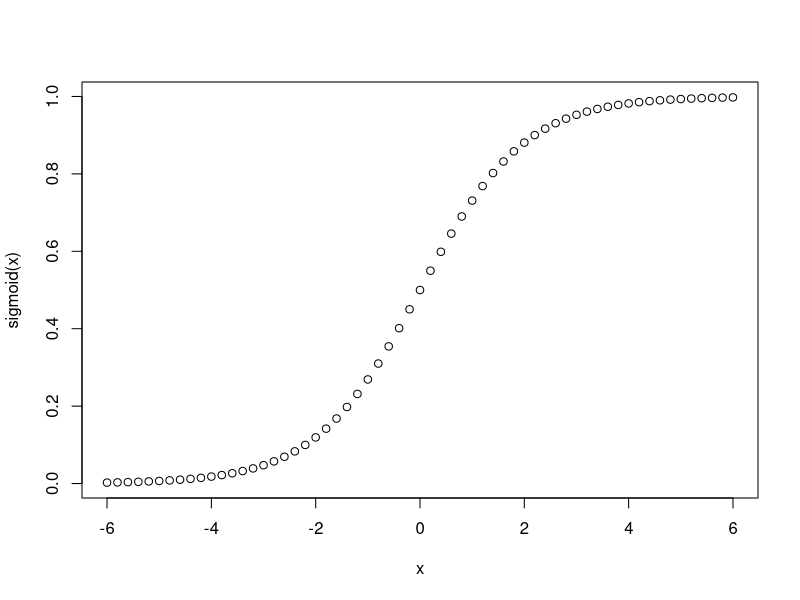
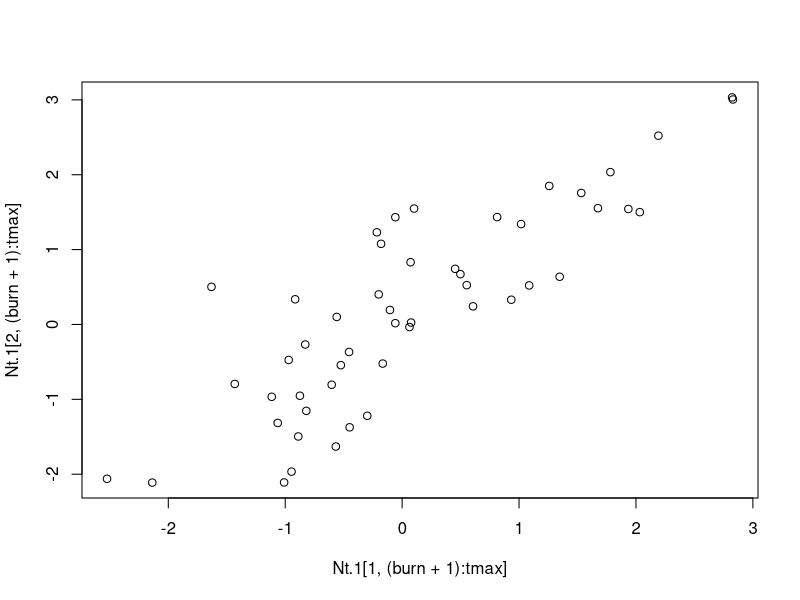
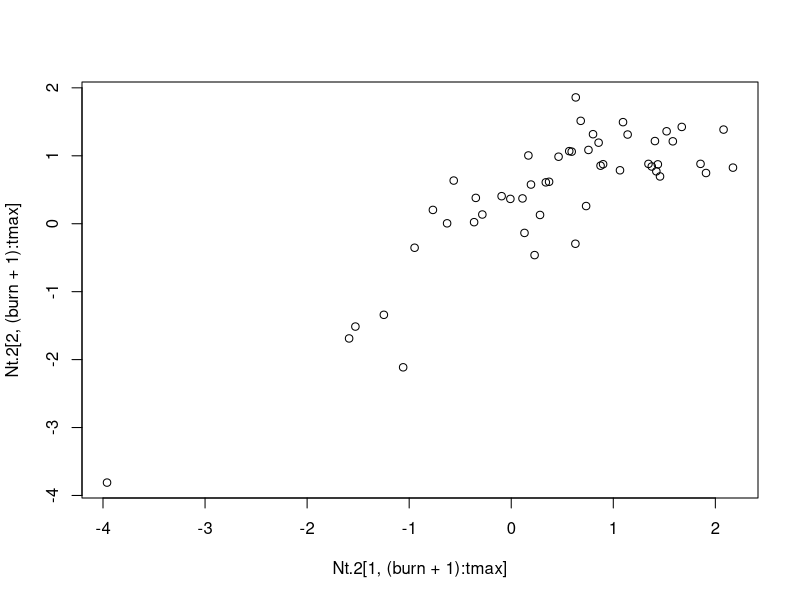
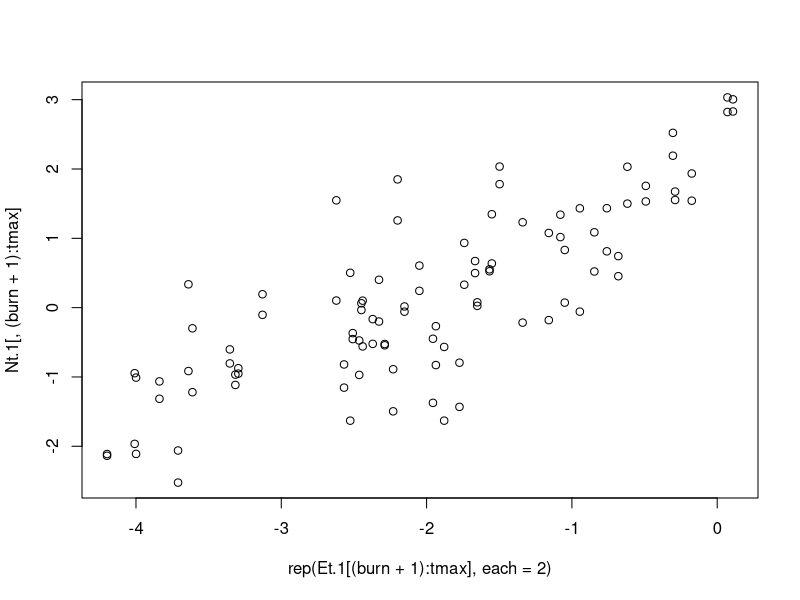
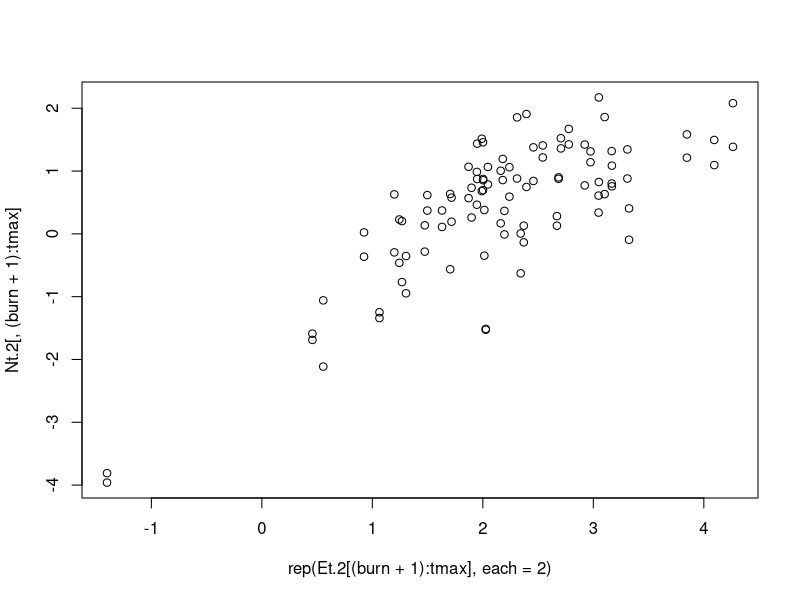
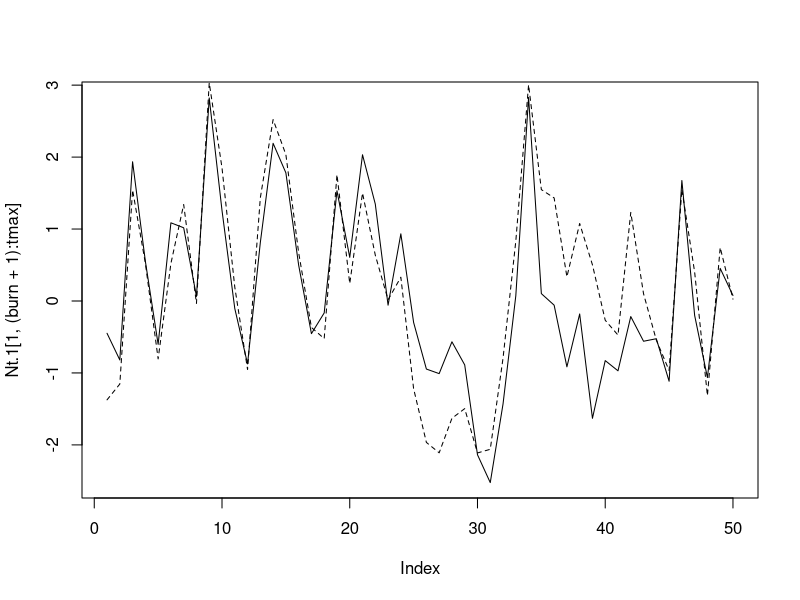
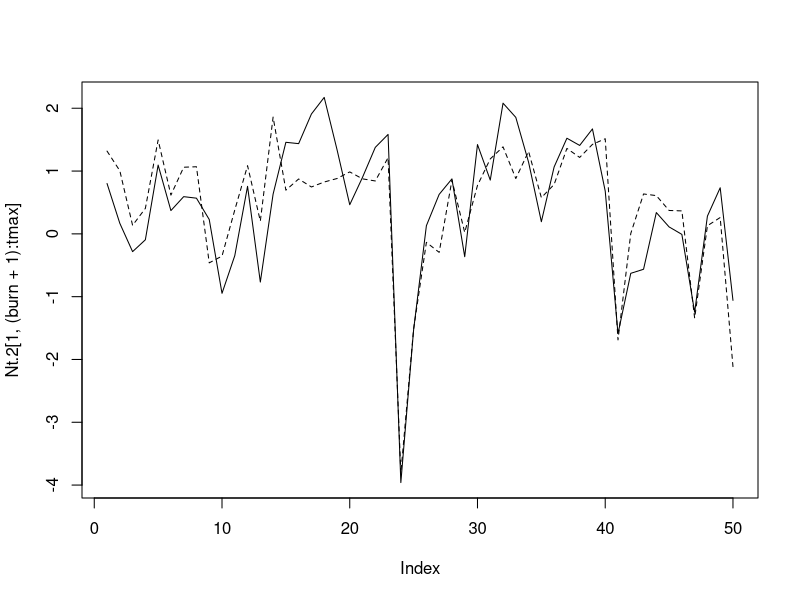

Recreate these plots in R, in order. (Note: this script raises an error after producing the figures.)
## theoretical example for kelp manuscript

rm(list=ls())

burn = 100
tmax = burn+50
sd.reg = 1
mu.reg1 = -2 # mean of regional driver for location 1
mu.reg2 = 2 # mean of regional driver for location 2
sd.loc = 0.4 # sd of local driver (mean = 0)
n.each = 2
b = 0.5

set.seed(17)

#sigmoid function acts as filter on environmental noises
sigmoid <- function(x) {
  return(1/(1+exp(-x)))
}

x = seq(-6,6,0.2)
plot(x, sigmoid(x))

#simple ricker population growth
ricker <- function(N, r, K){ 
  return(N*exp(r*(1-(N/K))))
}

#set a time series to have mean zero and specified sd
rescale <- function(x, newsd){
  y <- x-mean(x)
  y <- y/(sd(x)/newsd)
  return(y)
}




Nt.1 <- matrix(NA, nrow=n.each, ncol=tmax)
Nt.2 <- Nt.1

Et.1 <- rnorm(tmax, mean=mu.reg1, sd=sd.reg)
Et.2 <- rnorm(tmax, mean=mu.reg2, sd=sd.reg)

Nt.1[,1] <- rnorm(n.each, mean = 0, sd = 1)
Nt.2[,1] <- rnorm(n.each, mean = 0, sd = 1)


for(tt in 2:tmax){
  
  Nt.1[,tt] <- Nt.1[,tt-1]*b + rescale(sigmoid(Et.1), 1)[tt] + rnorm(n.each, sd=sd.loc)
  Nt.2[,tt] <- Nt.2[,tt-1]*b + rescale(sigmoid(Et.2), 1)[tt] + rnorm(n.each, sd=sd.loc)
  
}

plot(Nt.1[1,(burn+1):tmax], Nt.1[2,(burn+1):tmax])
plot(Nt.2[1,(burn+1):tmax], Nt.2[2,(burn+1):tmax])


plot(rep(Et.1[(burn+1):tmax], each=2), Nt.1[,(burn+1):tmax])
plot(rep(Et.2[(burn+1):tmax], each=2), Nt.2[,(burn+1):tmax])


plot(Nt.1[1, (burn+1):tmax], type="l")
lines(Nt.1[2,(burn+1):tmax], lty=2)


plot(Nt.2[1, (burn+1):tmax], type="l")
lines(Nt.2[2,(burn+1):tmax], lty=2)





laymat <- matrix(NA, nrow=3, ncol=8)
laymat[1:2,1:4] <- 1
laymat[1,5:8] <- c(2,2,3,3)
laymat[2,5:8] <- c(4,4,5,5)
laymat[3,] <- rep(c(6,7),each=4)


png("~/GitHub/kelpsynch-tailassoc/manuscript/fig1_theory_ar1.png", units="in", res=300, width=6.5, height=4.5)

layout(laymat)
par(mar=c(2.6,2.6,1.1,1.1), mgp=c(1,0.5,0))

#first panel
plot(x, sigmoid(x), type="l", lwd=2, xlab = "Environmental driver", ylab="Population", ylim=c(-0.1,1.1),
     xaxt="n", yaxt="n")
axis(1, at=seq(min(x),max(x),length.out=5), labels=FALSE)
axis(2, at=seq(0,1,length.out=5),labels=FALSE)
arrows(x0=mu.reg1-1.96, y0=-0.05, x1=mu.reg1+1.96, y1=-0.05, col="blue", length=0.04, angle=90, code=3, lwd=1.3)
text(mu.reg1,-0.1,"Effects stronger in upper tail",col="blue")
text(mu.reg2,1.1,"Effects stronger in lower tail",col="red")
arrows(x0=mu.reg2-1.96, y0=1.05, x1=mu.reg2+1.96, y1=1.05, col="red", length=0.04, angle=90, code=3, lwd=1.3)
text(par("usr")[1]+0.05*abs(diff(par("usr")[1:2])), par("usr")[4]-0.05*abs(diff(par("usr")[3:4])),"a)")

#second panel
plot(rep(Et.1[(burn+1):tmax], each=2), Nt.1[,(burn+1):tmax], pch=16, col="blue", xlab="Environmental driver",
     ylab="Population", xaxt="n", yaxt="n")
axis(1, labels=FALSE)
axis(2, labels=FALSE)
text(par("usr")[1]+0.1*abs(diff(par("usr")[1:2])), par("usr")[4]-0.1*abs(diff(par("usr")[3:4])),"b)")

#third panel
plot(rep(Et.2[(burn+1):tmax], each=2), Nt.2[,(burn+1):tmax], pch=16, col="red", xlab="Environmental driver",
     ylab="Population", xaxt="n", yaxt="n")
axis(1, labels=FALSE)
axis(2, labels=FALSE)
text(par("usr")[1]+0.1*abs(diff(par("usr")[1:2])), par("usr")[4]-0.1*abs(diff(par("usr")[3:4])),"c)")

#fourth panel
plot(Nt.1[1,(burn+1):tmax], Nt.1[2,(burn+1):tmax], pch=16, col="blue", xlab="Population 1",
     ylab="Population 2", xaxt="n", yaxt="n")
axis(1, labels=FALSE)
axis(2, labels=FALSE)
text(par("usr")[1]+0.1*abs(diff(par("usr")[1:2])), par("usr")[4]-0.1*abs(diff(par("usr")[3:4])),"d)")

#fifth panel
plot(Nt.2[1,(burn+1):tmax], Nt.2[2,(burn+1):tmax], pch=16, col="red", xlab="Population 1",
     ylab="Population 2", xaxt="n", yaxt="n")
axis(1, labels=FALSE)
axis(2, labels=FALSE)
text(par("usr")[1]+0.1*abs(diff(par("usr")[1:2])), par("usr")[4]-0.1*abs(diff(par("usr")[3:4])),"e)")

#sixth panel
plot(Nt.1[1, (burn+1):tmax], type="l", col="blue", xlab="Time", ylab="Population", xaxt="n", yaxt="n")
axis(1, labels=FALSE)
axis(2, labels=FALSE)
lines(Nt.1[2,(burn+1):tmax], lty=2, col="blue")
text(par("usr")[1]+0.05*abs(diff(par("usr")[1:2])), par("usr")[4]-0.1*abs(diff(par("usr")[3:4])),"f)")

#seventh
plot(Nt.2[1, (burn+1):tmax], type="l", col="red", xlab="Time", ylab="Population", xaxt="n", yaxt="n")
axis(1, labels=FALSE)
axis(2, labels=FALSE)
lines(Nt.2[2,(burn+1):tmax], lty=2, col="red")
text(par("usr")[1]+0.05*abs(diff(par("usr")[1:2])), par("usr")[4]-0.1*abs(diff(par("usr")[3:4])),"g)")


dev.off()
